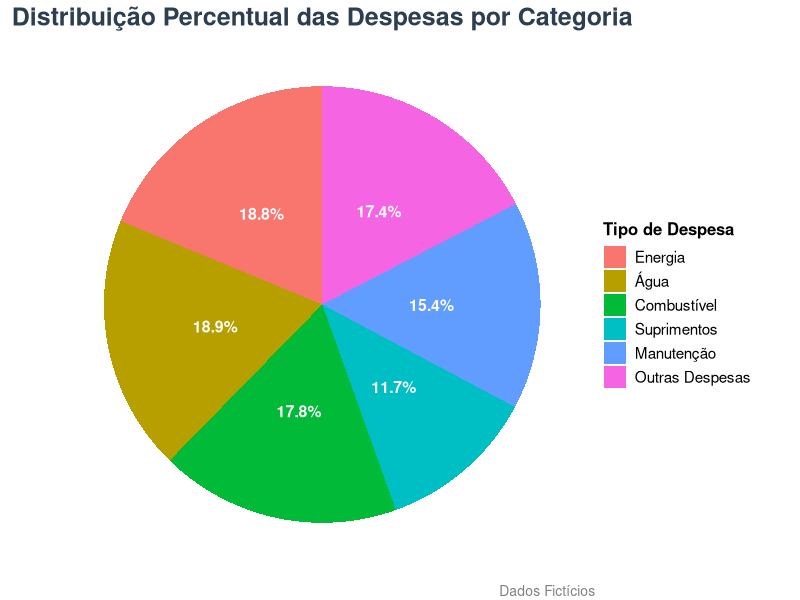
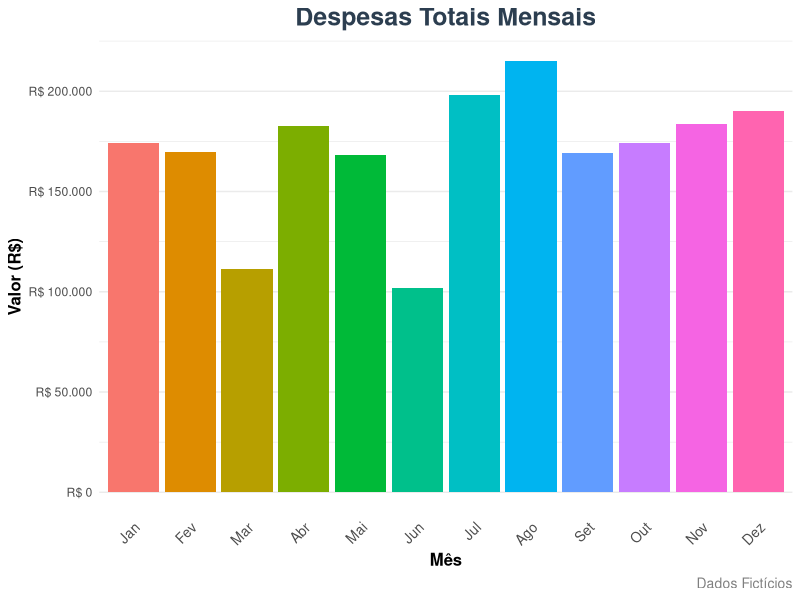
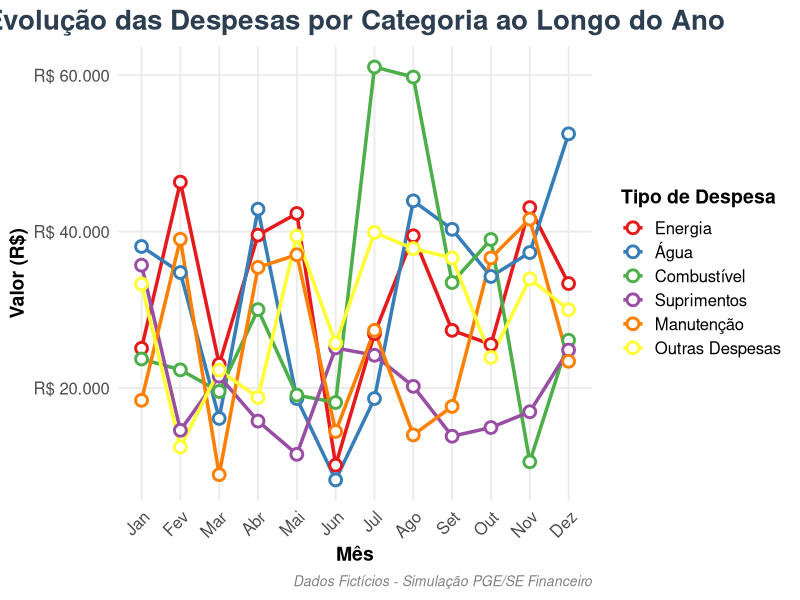

Here is the R script that generated these plots, in order:
## ---- chunk 1
options(htmltools.dir.version = FALSE)
knitr::opts_chunk$set(
  fig.width = 9, fig.height = 6, fig.retina = 3,
  out.width = "100%",
  cache = FALSE,
  echo = FALSE, # Não mostra o códigooo R nos slides finais, só os resultados
  message = FALSE,
  warning = FALSE,
  hiline = TRUE
)

library(tidyverse)
library(knitr)
library(kableExtra)
library(here)
## ---- chunk 2
# Para garantir que o exemplo seja reprodutível, vamos criar os dados aqui.
# Na vida real, você leria esses dados de um arquivo CSV, Excel, ou banco de dados.

set.seed(123) # Para resultados reprodutíveis

meses <- factor(
  c("Jan", "Fev", "Mar", "Abr", "Mai", "Jun", "Jul", "Ago", "Set", "Out", "Nov", "Dez"),
  levels = c("Jan", "Fev", "Mar", "Abr", "Mai", "Jun", "Jul", "Ago", "Set", "Out", "Nov", "Dez")
)

categorias <- c("Energia", "Água", "Combustível", "Suprimentos", "Manutenção", "Outras Despesas")

# Criando dados base
dados_base <- expand.grid(Mes = meses, Categoria = categorias) %>%
  mutate(Valor_Base = round(runif(n(), min = 8000, max = 45000), 2))

# Ajustes para simular padrões mais "reais" (fictícios)
dados_despesas <- dados_base %>%
  mutate(
    Valor = case_when(
      # Gastos de energia mais altos no verão (Jan-Mar, Out-Dez)
      Categoria == "Energia" & Mes %in% c("Jan", "Fev", "Dez") ~ Valor_Base * 1.3,
      # Gastos de água mais altos no verão
      Categoria == "Água" & Mes %in% c("Jan", "Fev", "Mar", "Nov", "Dez") ~ Valor_Base * 1.2,
      # Combustível com tendência de alta no meio do ano, baixa no início
      Categoria == "Combustível" & Mes %in% c("Jun", "Jul", "Ago") ~ Valor_Base * 1.4,
      Categoria == "Combustível" & Mes %in% c("Jan", "Fev", "Mar") ~ Valor_Base * 0.7,
      # Manutenção com picos anuais
      Categoria == "Manutenção" & Mes %in% c("Abr", "Set") ~ Valor_Base * 1.5,
      # Outras despesas com flutuação menor
      TRUE ~ Valor_Base
    ),
    Valor = round(Valor, 2) # Arredonda para 2 casas decimais
  ) %>%
  # Adiciona uma pequena variação aleatória para cada item
  mutate(
    Valor = Valor + runif(n(), min = -2000, max = 2000),
    Valor = pmax(0, round(Valor, 2)) # Garante que os valores não sejam negativos
  ) %>%
  select(-Valor_Base) # Remove a coluna base

# Tabela Resumo das Despesas Totais por Categoria
despesas_por_categoria <- dados_despesas %>%
  group_by(Categoria) %>%
  summarise(Total = sum(Valor)) %>%
  mutate(Percentual = Total / sum(Total) * 100) %>%
  arrange(desc(Total))

# Tabela Resumo das Despesas Totais por Mês
despesas_por_mes <- dados_despesas %>%
  group_by(Mes) %>%
  summarise(Total = sum(Valor)) %>%
  ungroup()

# Kable para formatar a tabela de Despesas por Categoria para exibição
tabela_despesas_categoria <- kable(despesas_por_categoria,
                                   caption = "Despesas Totais por Categoria (Valores Fictícios)",
                                   col.names = c("Categoria", "Total (R$)", "Percentual (%)"),
                                   digits = 2, format = "html") %>%
  kableExtra::kable_styling(bootstrap_options = c("striped", "hover", "condensed", "responsive"),
                            full_width = FALSE)

# Kable para formatar a tabela de Despesas por Mês para exibição
tabela_despesas_mes <- kable(despesas_por_mes,
                             caption = "Despesas Totais Mensais (Valores Fictícios)",
                             col.names = c("Mês", "Total (R$)"),
                             digits = 2, format = "html") %>%
  kableExtra::kable_styling(bootstrap_options = c("striped", "hover", "condensed", "responsive"),
                            full_width = FALSE)
## ---- chunk 3
tabela_despesas_categoria
## ---- chunk 4
ggplot(despesas_por_categoria, aes(x = "", y = Percentual, fill = Categoria)) +
  geom_bar(width = 1, stat = "identity") +
  coord_polar("y", start = 0) +
  labs(
    title = "Distribuição Percentual das Despesas por Categoria",
    fill = "Tipo de Despesa",
    caption = "Dados Fictícios"
  ) +
  theme_void() +
  theme(
    plot.title = element_text(hjust = 0.5, size = 18, face = "bold", color = "#2c3e50"), # Ajustado para cor do tema
    legend.position = "right",
    legend.title = element_text(size = 12, face = "bold"),
    legend.text = element_text(size = 11),
    plot.caption = element_text(hjust = 1, size = 10, color = "gray50")
  ) +
  geom_text(aes(label = paste0(round(Percentual, 1), "%")),
            position = position_stack(vjust = 0.5),
            color = "white", fontface = "bold", size = 4) # Rótulos de porcentagem
## ---- chunk 5
ggplot(despesas_por_mes, aes(x = Mes, y = Total, fill = Mes)) +
  geom_col(show.legend = FALSE) +
  labs(
    title = "Despesas Totais Mensais",
    x = "Mês",
    y = "Valor (R$)",
    caption = "Dados Fictícios"
  ) +
  theme_minimal() +
  scale_y_continuous(labels = scales::dollar_format(prefix = "R$ ", big.mark = ".", decimal.mark = ",")) +
  theme(
    plot.title = element_text(hjust = 0.5, size = 18, face = "bold", color = "#2c3e50"), # Ajustado para cor do tema
    axis.text.x = element_text(angle = 45, hjust = 1, size = 10),
    axis.title = element_text(size = 12, face = "bold"),
    plot.caption = element_text(hjust = 1, size = 10, color = "gray50"),
    panel.grid.major.x = element_blank()
  )
## ---- chunk 6
ggplot(dados_despesas, aes(x = Mes, y = Valor, color = Categoria, group = Categoria)) +
  geom_line(size = 1.2) +
  geom_point(size = 3, shape = 21, fill = "white", stroke = 1.5) +
  labs(
    title = "Evolução das Despesas por Categoria ao Longo do Ano",
    x = "Mês",
    y = "Valor (R$)",
    color = "Tipo de Despesa",
    caption = "Dados Fictícios - Simulação PGE/SE Financeiro"
  ) +
  theme_minimal(base_size = 14) +
  scale_y_continuous(labels = scales::dollar_format(prefix = "R$ ", big.mark = ".", decimal.mark = ",")) +
  scale_color_brewer(palette = "Set1") +
  theme(
    plot.title = element_text(hjust = 0.5, size = 20, face = "bold", color = "#2c3e50"),
    axis.text.x = element_text(angle = 45, hjust = 1, size = 12),
    axis.text.y = element_text(size = 12),
    axis.title = element_text(size = 14, face = "bold"),
    legend.position = "right",
    legend.title = element_text(size = 14, face = "bold"),
    legend.text = element_text(size = 12),
    plot.caption = element_text(hjust = 1, size = 10, color = "gray50", face = "italic"),
    panel.grid.minor = element_blank()
  )
